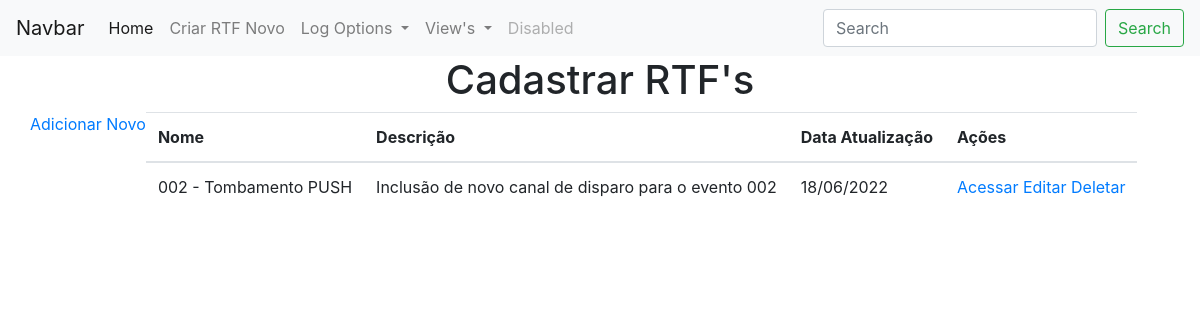
Screenshot of /viewRTF with the database file from the repository.
### app.py (models this page shows, shortened)
class RTFs(db.Model):
    id = db.Column("id", db.Integer, primary_key=True, autoincrement=True)
    name = db.Column(db.String(100))
    descricao = db.Column(db.String(500))
    qtd_pages = db.Column(db.Integer)
    cenarios = db.relationship('Cenarios', backref='rtfs')
    data_criacao = db.Column(db.Date, default=datetime.utcnow().date())
    data_update = db.Column(db.Date, default=datetime.utcnow().date())
    data_criacao_formatada = db.Column(db.String(10))
    data_update_formatada = db.Column(db.String(10))

### app.py (the view)
@app.route("/viewRTF")
def viewRTF():
    rtfs = RTFs.query.all()
    return render_template("viewRTFs.html", values=rtfs)

### templates/viewRTFs.html (shortened to what this page needs)
{% extends "base.html" %}
{% block content%}
    <div class="container">
        <div class="row">
            <div class="col-xs-12">
                <a href="{{url_for('add_rtf')}}">Adicionar Novo</a>
            </div>
            <div class="col-xs-12">
                <table class="table">
                    <thead>
                        <th>Nome</th>
                        <th>Descrição</th>
                        <th>Data Atualização</th>
                        <th>Ações</th>
                    </thead>
                    <tbody>
                        {% for item in values %}
                            <tr>
                                <td>{{ item.name }}</td>
                                <td>{{ item.descricao }}</td>
                                <td>{{ item.data_update_formatada }}</td>
                                <td>
                                    <a href="{{url_for('viewCenarios', id_rtf=item.id, pagina=1)}}">Acessar</a>
                                    <a href="{{url_for('edit_rtf', id=item.id)}}">Editar</a>
                                    <a href="{{url_for('delete_rtf', id=item.id)}}">Deletar</a>
                                </td>
                            </tr>
                        {% endfor %}
                    </tbody>
                </table>
            </div>
        </div>
    </div>
{% endblock %}

### rows the page displays
RTFs: name "002 - Tombamento PUSH", descricao "Inclusão de novo canal de disparo para o evento 002", data_update_formatada "18/06/2022"
